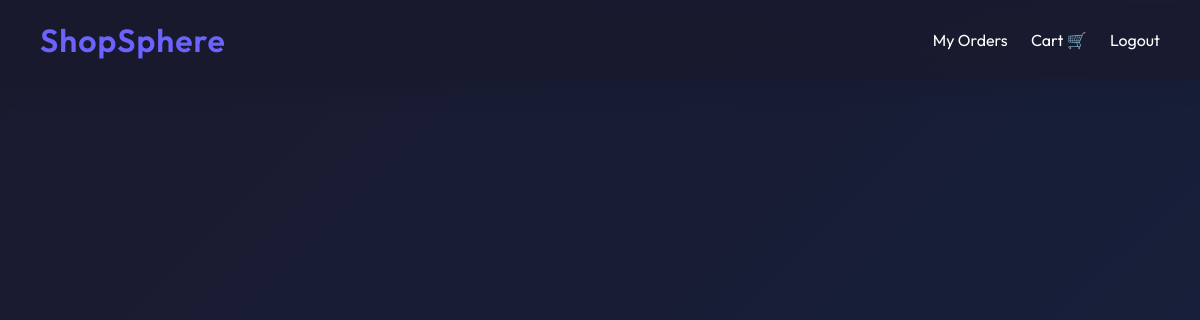
The app's page /, older data.
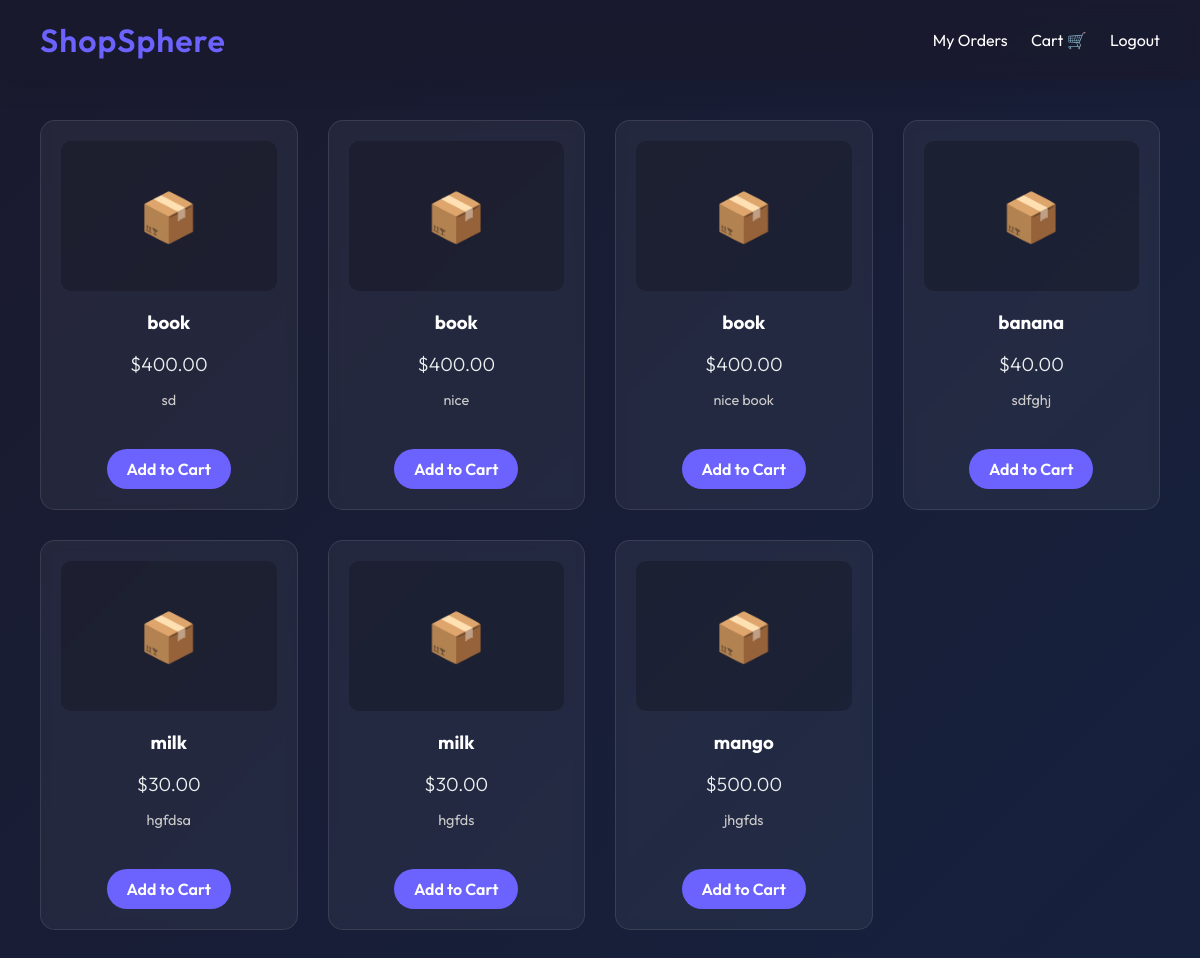
The same page, newer data.
### vendor/models.py (models this page shows, shortened)
class Product(models.Model):
    STATUS_CHOICES = [
        ('active', 'Active'),
        ('inactive', 'Inactive'),
    ]
    CATEGORY_CHOICES = [
        ('electronics', 'Electronics'),
        ('fashion', 'Fashion'),
        ('home_kitchen', 'Home & Kitchen'),
        ('beauty_personal_care', 'Beauty & Personal Care'),
        ('sports_fitness', 'Sports & Fitness'),
        ('toys_games', 'Toys & Games'),
        ('automotive', 'Automotive'),
        ('grocery', 'Grocery'),
        ('books', 'Books'),
        ('services', 'Services'),
        ('other', 'Other'),
    ]
    vendor = models.ForeignKey(VendorProfile, on_delete=models.CASCADE, related_name='products')
    name = models.CharField(max_length=200)
    description = models.TextField()
    category = models.CharField(max_length=50, choices=CATEGORY_CHOICES, default='other')
    price = models.DecimalField(max_digits=10, decimal_places=2)
    quantity = models.IntegerField()
    status = models.CharField(max_length=20, choices=STATUS_CHOICES, default='active')
    is_blocked = models.BooleanField(default=False)
    blocked_reason = models.TextField(blank=True, null=True)
    created_at = models.DateTimeField(default=timezone.now)
    updated_at = models.DateTimeField(auto_now=True)
    class Meta:
        ordering = ['-created_at']

### user/views.py (the view)
# urls.py: path('', views.get_product, name='user_products'),
def get_product(request):
    products = Product.objects.all()
    cart_count = 0
    if request.user.is_authenticated:
        try:
            cart = Cart.objects.get(user=request.user)
            cart_count = sum(item.quantity for item in cart.items.all())
        except Cart.DoesNotExist:
            pass
    return render(request, "product_list.html", {
        "products": products,
        "cart_count": cart_count,
        "user": request.user
    })

### user/templates/product_list.html (shortened to what this page needs)
<!DOCTYPE html>
<html lang="en">
<head>
</head>
<body>
    <header>
        <h1>ShopSphere</h1>
        <div class="nav-links">
            <a href="{% url 'my_orders' %}">My Orders</a>
            <a href="{% url 'cart' %}" class="cart-icon">
                Cart 🛒
            </a>
            <a href="/logout">Logout</a>
        </div>
    </header>
    <div class="grid">
        {% for product in products %}
        <div class="card">
            {% if product.images.exists %}
            <img src="{{ product.images.first.image.url }}" alt="{{ product.name }}"
                style="height: 150px; width: 100%; object-fit: cover; border-radius: 10px; margin-bottom: 15px;">
            {% else %}
            <div
                style="height: 150px; background: rgba(0,0,0,0.2); border-radius: 10px; margin-bottom: 15px; display: flex; align-items: center; justify-content: center; font-size: 3em;">
                📦
            </div>
            {% endif %}
            <h3>{{ product.name }}</h3>
            <p class="price">${{ product.price }}</p>
            <p
                style="font-size: 0.9em; color: #ccc; margin-bottom: 15px; height: 3em; overflow: hidden; text-overflow: ellipsis;">
                {{ product.description }}</p>
            <a href="{% url 'add_to_cart' product.id %}" class="btn">Add to Cart</a>
        </div>
        {% endfor %}
    </div>
</body>
</html>

### user/templates/product_list.html (style rules this page uses)
:root { --primary: #6C63FF; --secondary: #4CAF50; --dark: #2C3E50; --light: #ECF0F1; --glass: rgba(255, 255, 255, 0.1); }
body { font-family: 'Outfit', sans-serif; background: linear-gradient(135deg, #1a1a2e 0%, #16213e 100%); color: white; margin: 0; min-height: 100vh; }
header { display: flex; justify-content: space-between; align-items: center; padding: 20px 40px; background: rgba(26, 26, 46, 0.8); backdrop-filter: blur(10px); position: sticky; top: 0; z-index: 100; box-shadow: 0 4px 30px rgba(0, 0, 0, 0.1); }
h1 { margin: 0; font-weight: 600; letter-spacing: 1px; color: var(--primary); }
.nav-links a { color: white; text-decoration: none; margin-left: 20px; font-weight: 400; transition: color 0.3s; }
.grid { display: grid; grid-template-columns: repeat(auto-fill, minmax(250px, 1fr)); gap: 30px; padding: 40px; }
.card { background: rgba(255, 255, 255, 0.05); border-radius: 15px; padding: 20px; backdrop-filter: blur(5px); border: 1px solid rgba(255, 255, 255, 0.1); transition: transform 0.3s, box-shadow 0.3s; text-align: center; }
.price { font-size: 1.2em; color: var(--light); margin: 10px 0; font-weight: 300; }
.btn { background: var(--primary); color: white; border: none; padding: 10px 20px; border-radius: 25px; cursor: pointer; text-decoration: none; display: inline-block; transition: background 0.3s; font-weight: 600; }
.cart-icon { position: relative; }

Row changes from the older to the newer data that the page shows:
added Product: name "book", price "400.00", description "sd"
added Product: name "book", price "400.00", description "nice"
added Product: name "book", price "400.00", description "nice book"
added Product: name "banana", price "40.00", description "sdfghj"
added Product: name "milk", price "30.00", description "hgfdsa"
added Product: name "milk", price "30.00", description "hgfds"
added Product: name "mango", price "500.00", description "jhgfds"
